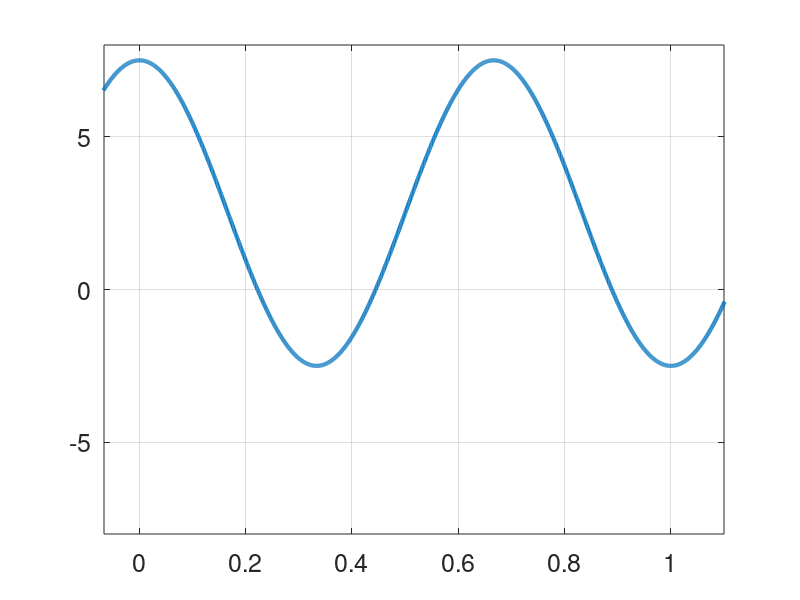

MATLAB code for this plot: (Note: this script raises an error after producing the figure.)
%Example Generator: Identifying sinudoid parameters from a time domain plot
clear all
close all
clc
format short eng

A=ceil(5*rand(1,1)); %store a ramdom amplitude
w=2*pi*ceil(6*rand(1,1))/2; %store a random ang. freq.
T=(2*pi)/w; %convert w to periods (T)
theta=0:pi/4:2*pi; %generate list of possible phase angles
theta=theta(randi(length(theta))); %select one of the phase angles randomly
offset=ceil(5*rand(1,1))-2.5;  %store a random offset

t=-T:T/1000:3*T; %store a vector of times to plot the function
figure('units','normalized','outerposition',[0 0 1 1]) %maximize the figure
plot(t,A*cos(w.*t+theta)+offset,'LineWidth',3) %plot the sinusoid
hold on %prevent changes from overwriting previous plots 
grid on %turn on grid
ylim([-8.,8.]) %set vertical plot limits
xlim([-.1*T,1.65*T])%set horizontal plot limits
set(findall(gcf,'-property','FontSize'),'FontSize',18) %make fonts bigger

%make grid lines darker
ax=gca;
ax.LineWidth=3;
ax.GridLineStyle='--';
ax.GridAlpha=.8;

%Label axes
xlabel('Time(s)')
ylabel('Voltage(V)')

%print answers to command window
fprintf('A=%.2f V\n',A)
fprintf('w= %.2f rad/s= %dpi rad/s\n',w,w/pi)
fprintf('f= %.2f Hz\n',w/(2*pi))
fprintf('T= %.2f s\n',(2*pi)/w)
fprintf('Theta= %.2f deg= %.2f deg\n',theta*(180/pi),theta*(180/pi)-360)
fprintf('offset= %.2f V\n',offset)